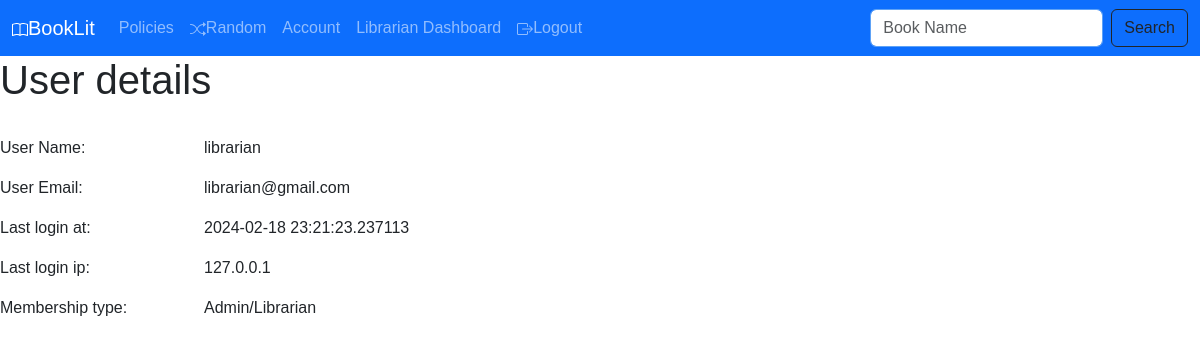
/accountdetails (signed in), run on an earlier commit of the app's database.
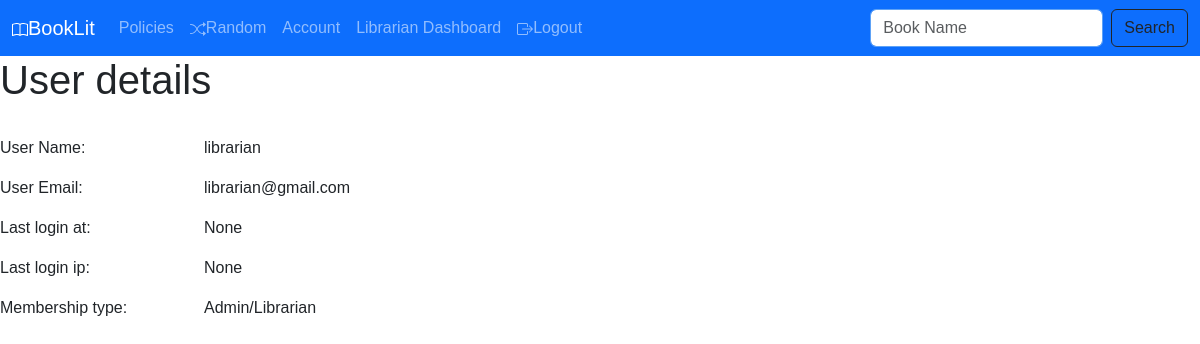
And on a later commit of the database.
### application/models.py (models this page shows)
class Users(db.Model,UserMixin):
  id = db.Column(db.Integer, autoincrement=True, primary_key=True)
  username = db.Column(db.String, nullable=False,unique=True)
  email = db.Column(db.String, nullable =False, unique=True)
  password = db.Column(db.String, nullable=False)
  active= db.Column(db.Boolean)
  last_login_at = db.Column(db.DateTime)
  current_login_at = db.Column(db.DateTime)
  last_login_ip=db.Column (db.String)
  current_login_ip=db.Column (db.String)
  login_count = db.Column(db.Integer)
  fs_uniquifier = db.Column(db.String(64), unique=True, nullable=False)
  roles=db.relationship('Roles', secondary='UsersRoles',back_populates="users")
  rating= db.relationship("Ratings",cascade="all,delete",back_populates="user")
  issue= db.relationship('IssuedBook',cascade="all,delete",back_populates="user")
  purchase= db.relationship('PurchasedBook',cascade="all,delete",back_populates="user")
  payment= db.relationship("PaymentDetails",uselist=False,cascade="all,delete",back_populates="user")

### controllers/Generic.py (the view, shortened to what this page needs)
@app.route('/accountdetails',methods=["GET","POST"])
@auth_required()
def account():
    p=current_user.payment
    if p:
        form=PaymentDetailsForm(obj=p)
    else:
        form=PaymentDetailsForm()
    return render_template('account.html',form=form)

### application/forms.py (shortened to what this page needs)
class PaymentDetailsForm(FlaskForm):
    cardno=TelField("Card number",validators=[DataRequired(),Length(min=12,max=19),Regexp("^[0-9]{12,19}$")])
    cardname=StringField('Name on the card', validators=[DataRequired(),Regexp("^[a-zA-Z]*$")])
    expirydate=DateTimeField("Expiry Date",format='%Y-%m',validators=[DataRequired()])
    submit=SubmitField("Submit",validators=[DataRequired()])

### templates/account.html (shortened to what this page needs)
{%extends "base.html"%}
{% from "fielderrormessage.html" import render_with_errors %}
{% block content %}
<h1>User details</h1>
<br>
<div class="row mb-3">
    <div class="col-2">User Name:</div>
    <div class="col">{{current_user.username}}</div>
</div>
<div class="row mb-3">
    <div class="col-2">User Email:</div>
    <div class="col">{{current_user.email}}</div>
</div>
<div class="row mb-3">
    <div class="col-2">Last login at:</div>
    <div class="col">{{current_user.last_login_at}}</div>
</div>
<div class="row mb-3">
    <div class="col-2">Last login ip:</div>
    <div class="col">{{current_user.last_login_ip}}</div>
</div>
<div class="row mb-3">
    <div class="col-2">Membership type:</div>
    <div class="col">{%if current_user.has_role("Admin")%} Admin/Librarian
        {%elif current_user.has_role("Member")%} Subscribed member
        {%else%} Normal member
        {%endif%}</div>
</div>
{% endblock %}

What changed in the data, as far as the page shows it:
changed Users "librarian": last_login_at "2024-02-18 23:21:23.237113" → "None"; last_login_ip "127.0.0.1" → "None"
